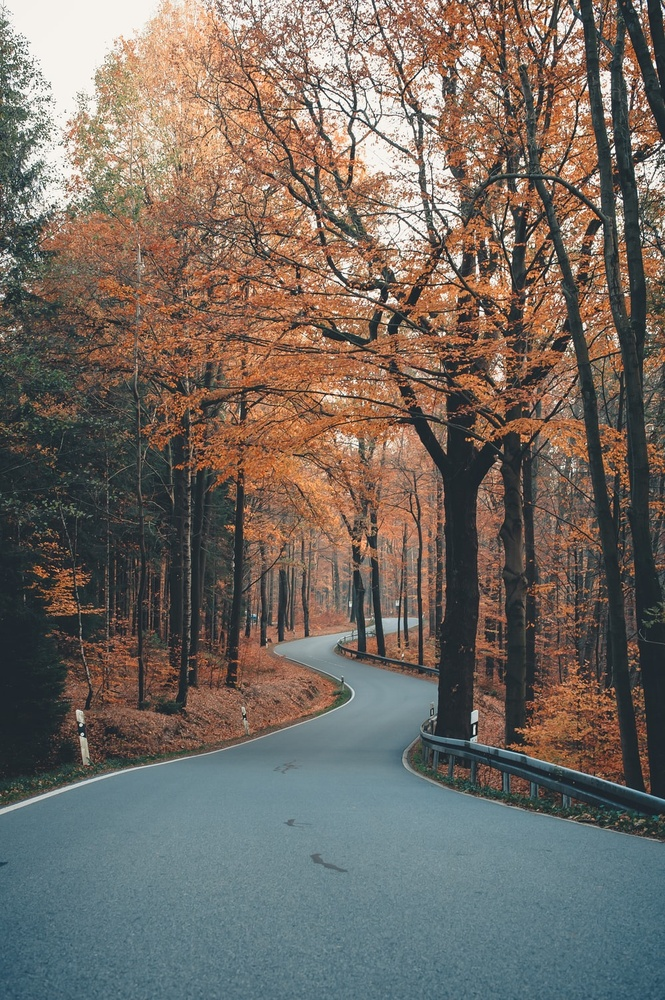
//> input picture OpenCVTest/opencvtest.jfif, 665 x 1000 px, shrunk from 1000 x 1503 before the run, given in place of the camera
$ ./Main   (built with g++ and OpenCV 4)
//> lines starting //> are read from the running program, lines starting //| are printed output that depends on the picture; after the words box and inside, x2 and y2 are one past the last pixel; in counts of white or black regions, pixels touching at a corner belong together
### OpenCVTest/filter.h
#pragma once
#include <iostream>
#include <opencv2/imgproc.hpp>
#include <opencv2/core.hpp>
#include <opencv2/calib3d.hpp>
#include <opencv2/opencv.hpp>


int greyscale(cv::Mat& src, cv::Mat& dst);

int blur5x5(cv::Mat& src, cv::Mat& dst);


int sobelX3x3(cv::Mat& src, cv::Mat& dst);
int sobelY3x3(cv::Mat& src, cv::Mat& dst);


int magnitude(cv::Mat& sx, cv::Mat& sy, cv::Mat& dst);;

### Project3/csv_util.h
/*
  Bruce A. Maxwell

  Utility functions for reading and writing CSV files with a specific format

  Each line of the csv file is a filename in the first column, followed by numeric data for the remaining columns
  Each line of the csv file has to have the same number of columns
 */

#ifndef CVS_UTIL_H
#define CVS_UTIL_H
#include <vector>

/*
  Given a filename, and image filename, and the image features, by
  default the function will append a line of data to the CSV format
  file.  If reset_file is true, then it will open the file in 'write'
  mode and clear the existing contents.

  The image filename is written to the first position in the row of
  data. The values in image_data are all written to the file as
  floats.

  The function returns a non-zero value in case of an error.
 */
int append_image_data_csv( char *filename, char *image_filename, std::vector<float> &image_data, int reset_file = 0 );


/*
  Given a file with the format of a string as the first column and
  floating point numbers as the remaining columns, this function
  returns the filenames as a std::vector of character arrays, and the
  remaining data as a 2D std::vector<float>.

  filenames will contain all of the image file names.
  data will contain the features calculated from each image.

  If echo_file is true, it prints out the contents of the file as read
  into memory.

  The function returns a non-zero value if something goes wrong.
 */
int read_image_data_csv( char *filename, std::vector<char *> &filenames, std::vector<std::vector<float>> &data, int echo_file = 0 );

#endif

### Project3/csv_util.cpp
/*
Bruce A. Maxwell

CS 5330 Computer Vision
Spring 2021

CPP functions for reading CSV files with a specific format
- first column is a string containing a filename or path
- every other column is a number

The function returns a std::vector of char* for the filenames and a 2D std::vector of floats for the data
*/

#include <cstdio>
#include <cstring>
#include <vector>
#include "opencv2/opencv.hpp"

/*
  reads a string from a CSV file. the 0-terminated string is returned in the char array os.

  The function returns false if it is successfully read. It returns true if it reaches the end of the line or the file.
 */
// [46 lines left out: functions getstring, getint, not called in this run]

/*
  Utility function for reading one float value from a CSV file

  The value is stored in the v parameter

  The function returns true if it reaches the end of a line or the file
 */
// [23 lines left out: function getfloat, not called in this run]

/*
  Given a filename, and image filename, and the image features, by
  default the function will append a line of data to the CSV format
  file.  If reset_file is true, then it will open the file in 'write'
  mode and clear the existing contents.

  The image filename is written to the first position in the row of
  data. The values in image_data are all written to the file as
  floats.

  The function returns a non-zero value in case of an error.
 */
// [32 lines left out: function append_image_data_csv, not called in this run]

/*
  Given a file with the format of a string as the first column and
  floating point numbers as the remaining columns, this function
  returns the filenames as a std::vector of character arrays, and the
  remaining data as a 2D std::vector<float>.

  filenames will contain all of the image file names.
  data will contain the features calculated from each image.

  If echo_file is true, it prints out the contents of the file as read
  into memory.

  The function returns a non-zero value if something goes wrong.
 */
int read_image_data_csv( char *filename, std::vector<char *> &filenames, std::vector<std::vector<float>> &data, int echo_file ) {
  FILE *fp;
  float fval;
  char img_file[256];

  fp = fopen(filename, "r");
  if( !fp ) {
    printf("Unable to open feature file\n");
    return(-1);
  }

  printf("Reading %s\n", filename);
  for(;;) {
    std::vector<float> dvec;


    // read the filename
    if( getstring( fp, img_file ) ) {
      break;
    }
    // printf("Evaluting %s\n", filename);

    // read the whole feature file into memory
    for(;;) {
      // get next feature
      float eol = getfloat( fp, &fval );
      dvec.push_back( fval );
      if( eol ) break;
    }
    // printf("read %lu features\n", dvec.size() );

    data.push_back(dvec);

    char *fname = new char[strlen(img_file)+1];
    strcpy(fname, img_file);
    filenames.push_back( fname );
  }
  fclose(fp);
  printf("Finished reading CSV file\n");

  if(echo_file) {
    for(int i=0;i<data.size();i++) {
      for(int j=0;j<data[i].size();j++) {
	printf("%.4f  ", data[i][j] );
      }
      printf("\n");
    }
    printf("\n");
  }

  return(0);
}

### Project3/Main.cpp
// OpenCVTest.cpp : This file contains the 'main' function. Program execution begins and ends there.
//

#include <iostream>
#include <opencv2/imgproc.hpp>
# include<opencv2/core.hpp>
#include <opencv2/calib3d.hpp>
#include <opencv2/opencv.hpp>
#include "csv_util.h"
#include "filter.h"


using namespace cv;

int threshold(cv::Mat& src, cv::Mat& dst);
int threshold2(cv::Mat& src, cv::Mat& dst);
String knn3(std::vector<char*> names, std::vector<std::vector<float>> features, std::vector<float> fVec);


// main function where an image is taken from the camera and is then processed.
int main(int argc, char* argv[]) {
    cv::VideoCapture* capdev;

    // open the video device
    capdev = new cv::VideoCapture(1);
    if (!capdev->isOpened()) {
        printf("Unable to open video device\n");
        return(-1);
    }

    // get some properties of the image
    cv::Size refS((int)capdev->get(cv::CAP_PROP_FRAME_WIDTH),
        (int)capdev->get(cv::CAP_PROP_FRAME_HEIGHT));
    printf("Expected size: %d %d\n", refS.width, refS.height);

    //cv::namedWindow("Video", 1); // identifies a window
    cv::Mat frame;


    for (;;) {


        *capdev >> frame; // get a new frame from the camera, treat as a stream
//> frame is the input picture: 1000 rows x 665 cols, CV_8UC3; mean B, G, R 98.4, 106.1, 114.6

        if (frame.empty()) {
            printf("frame is empty\n");
            break;
        }

        // [14 lines of commented-out code are left out]


        cvtColor(frame, frame, COLOR_BGR2GRAY);
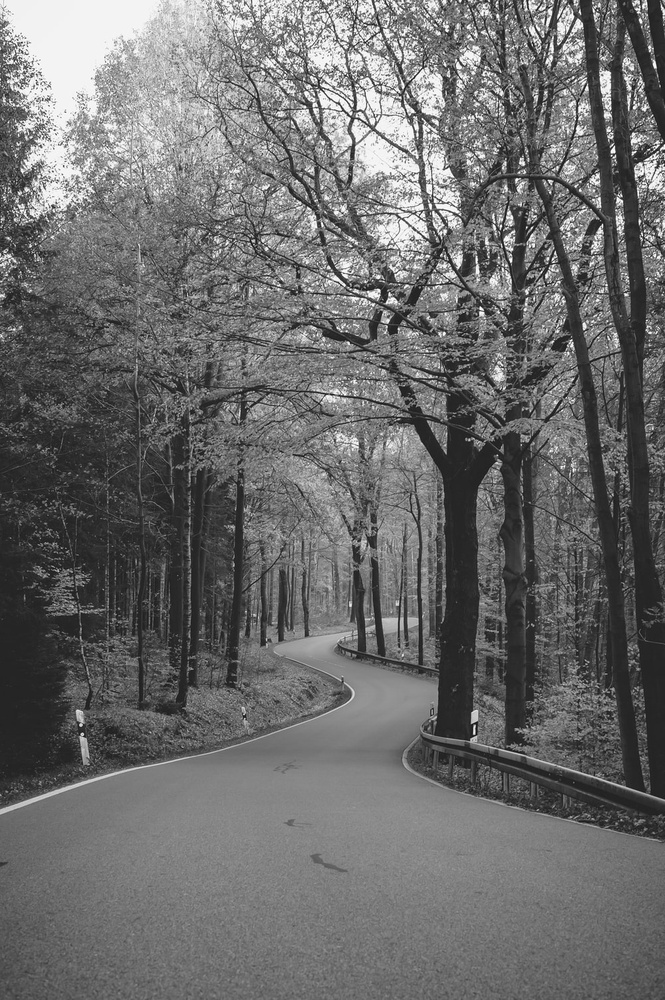
//> frame: 1000 rows x 665 cols, CV_8UC1; min 5, max 255, mean 107.8
        threshold2(frame, frame);
//> after the loop in threshold2, `for (int r = 0; r < src.rows; ++r)`:
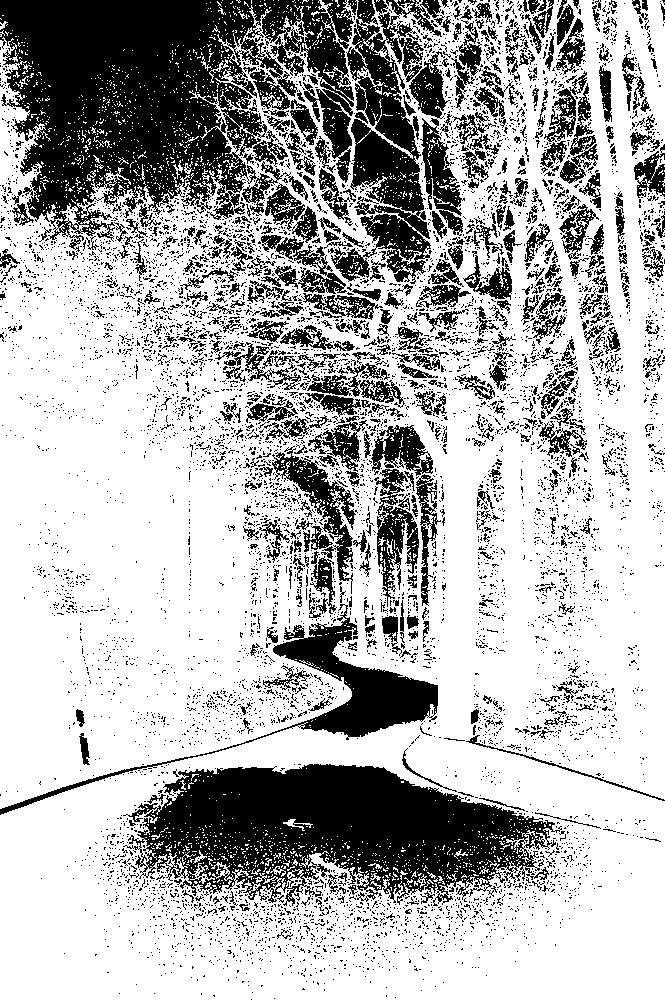
//> dst: 1000 rows x 665 cols, CV_8UC1; 70% white; 7708 black regions (7185 under 20 px), largest, box (x1, y1, x2, y2) and area: (0, 0, 354, 252) 52823, (123, 764, 562, 906) 36092, (328, 0, 442, 284) 13791

        erode(frame, frame, Mat());
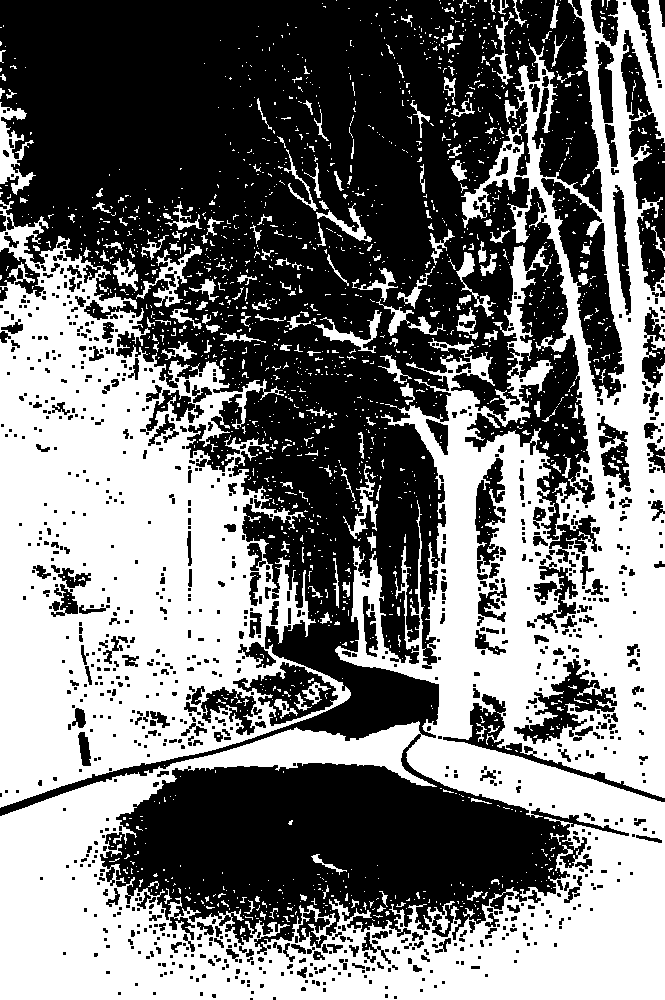
//> frame: 1000 rows x 665 cols, CV_8UC1; 46.7% white; 1881 white regions (1683 under 20 px), largest, box (x1, y1, x2, y2) and area: (0, 0, 665, 1000) 182822, (0, 200, 351, 808) 103955, (0, 102, 36, 195) 1334
        dilate(frame, frame, Mat());


        dilate(frame, frame, Mat());
        erode(frame, frame, Mat());
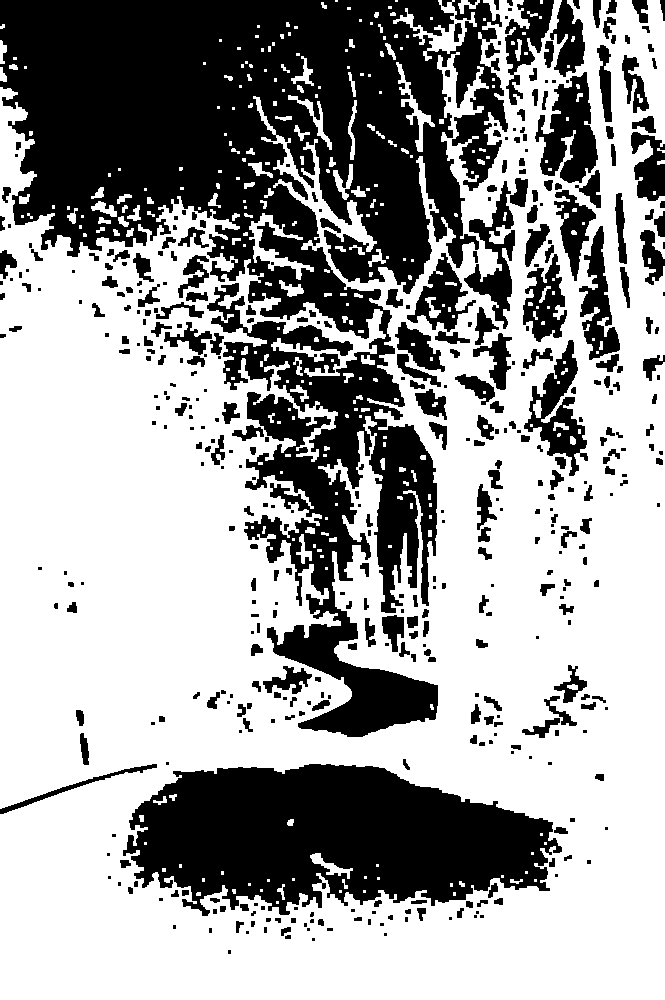
//> frame: 1000 rows x 665 cols, CV_8UC1; 62.5% white; 455 black regions (168 under 20 px)

        //imshow("2", frame);


        //threshold(frame,frame);


        Mat out;


        Mat stats, centroids;
        int nLabels = connectedComponentsWithStats(frame, out,stats,centroids);
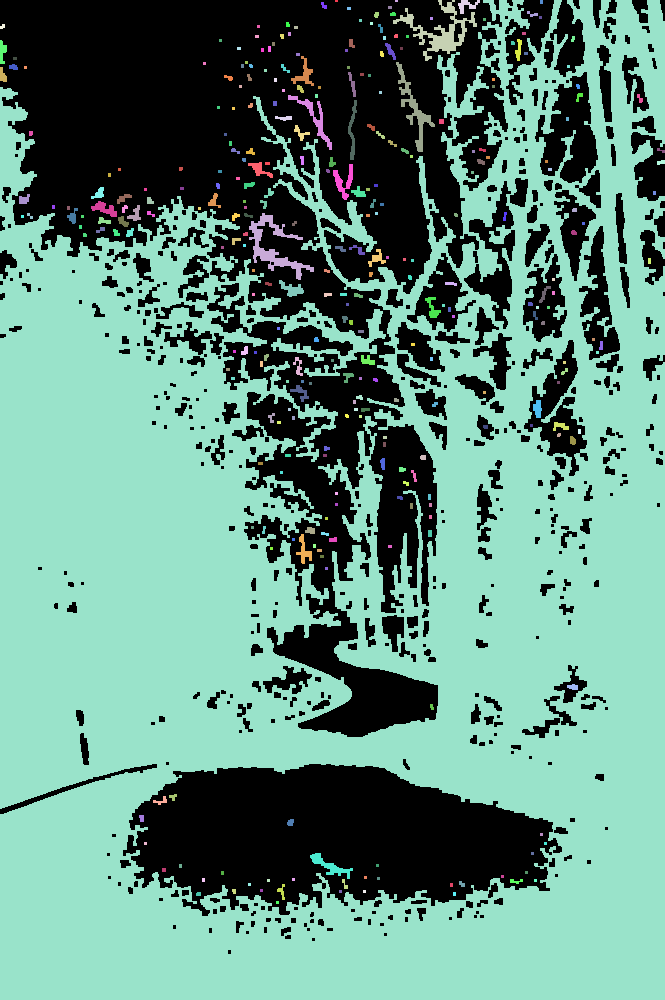
//> out: 1000 rows x 665 cols, CV_32SC1; 321 distinct labels, from 0 to 320; one colour per label, 0 black
//> stats = 321 rows, first 6: [0, 0, 665, 954, 249459], [335, 0, 3, 2, 6], [395, 0, 3, 2, 6], [393, 0, 84, 61, 1262], [458, 0, 22, 14, 135], [0, 0, 665, 1000, 402805]; centroids = 321 pairs, first value 2.12 to 660.5, second value 0.5 to 902; nLabels = 321


        Mat comps;
        normalize(out, comps, 0, 255, NORM_MINMAX, CV_8U);
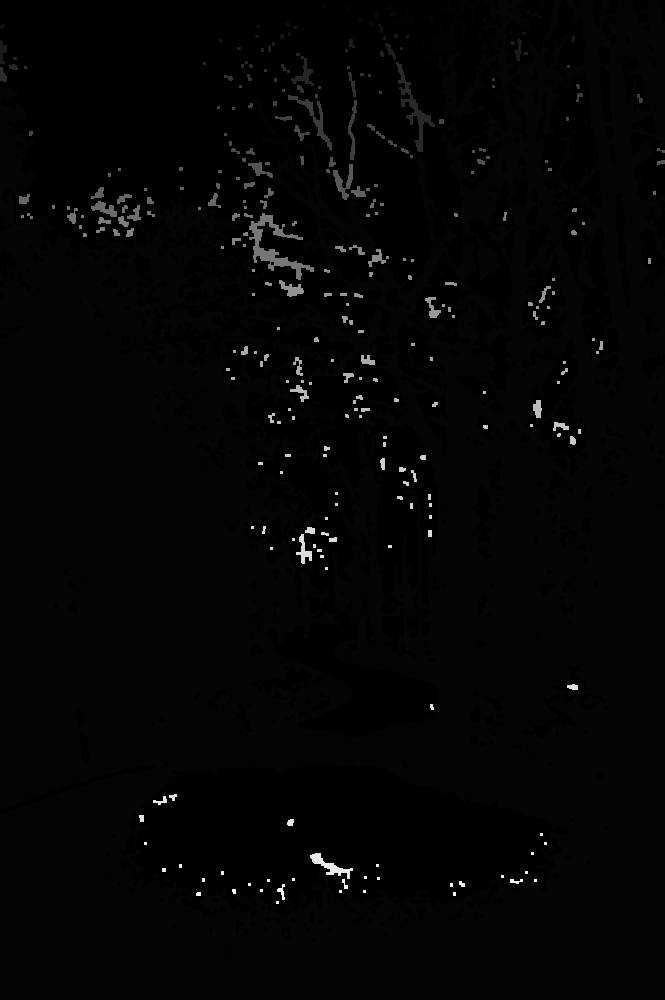
//> comps: 1000 rows x 665 cols, CV_8UC1; min 0, max 255, mean 4.5
        Mat seeMyLabels;

        //imwrite("C:\\Users\\karth\\Downloads\\project3.bmp", comps);

        //applyColorMap(comps, seeMyLabels, COLORMAP_JET);

        //imshow("3", seeMyLabels);

        Moments m = moments(comps);
//> m = moments, m00 2962948, centre m10/m00, m01/m00 = (331.1, 498.6)
        double huMoments[7];
        HuMoments(m, huMoments);
//> huMoments = [0.035, 0.000178, 1.74e-07, 1.16e-06, 5.19e-13, 1.52e-08, -1.01e-14]
        for (int i = 0; i < 7; i++) {
                huMoments[i] = -1 * copysign(1.0, huMoments[i]) * log10(abs(huMoments[i]));
        }


        //for (int i = 0; i < 7; i++) {
        //    //std::cout << i << ":" << huMoments[i] << "|" << "\n";
        //}

        std::vector<std::vector<cv::Point> > contours;
        findContours(comps.clone(), contours, RETR_CCOMP, CHAIN_APPROX_SIMPLE);
//> contours = 758 contours, 357 with area under 20; largest, box (x1, y1, x2, y2) and area: (0, 0, 665, 1000) 490088, (122, 763, 563, 917) 47388, (534, 71, 599, 184) 4336, (523, 339, 588, 477) 3788, (463, 180, 516, 330) 3022
        sort(contours.begin(), contours.end(), [](const  std::vector<Point>& c1, const  std::vector<Point>& c2) {
            return contourArea(c1, false) < contourArea(c2, false);
            });
        float ar = 0;
        float area = 0;

        if (!contours.empty()) {
            RotatedRect rec = minAreaRect(contours.back());
//> rec = centre (332, 499.5), size (999, 664), angle -90
            Point2f vertices[4];
            rec.points(vertices);
//> vertices = 4 Points (x, y): [664, 999], [0, 999], [0, 0], [664, 0]
            for (int i = 0; i < 4; i++)
                line(comps, vertices[i], vertices[(i + 1) % 4], Scalar(0, 255, 0), 2);
//> comps: 1000 rows x 665 cols, CV_8UC1; 0.77% of pixels changed, all inside (x1, y1, x2, y2) = (0, 0, 665, 1000)
            Rect brect = rec.boundingRect();
//> brect = Rect(-1, 0, 666, 1000)
            rectangle(comps, brect, Scalar(255, 0, 0), 2);
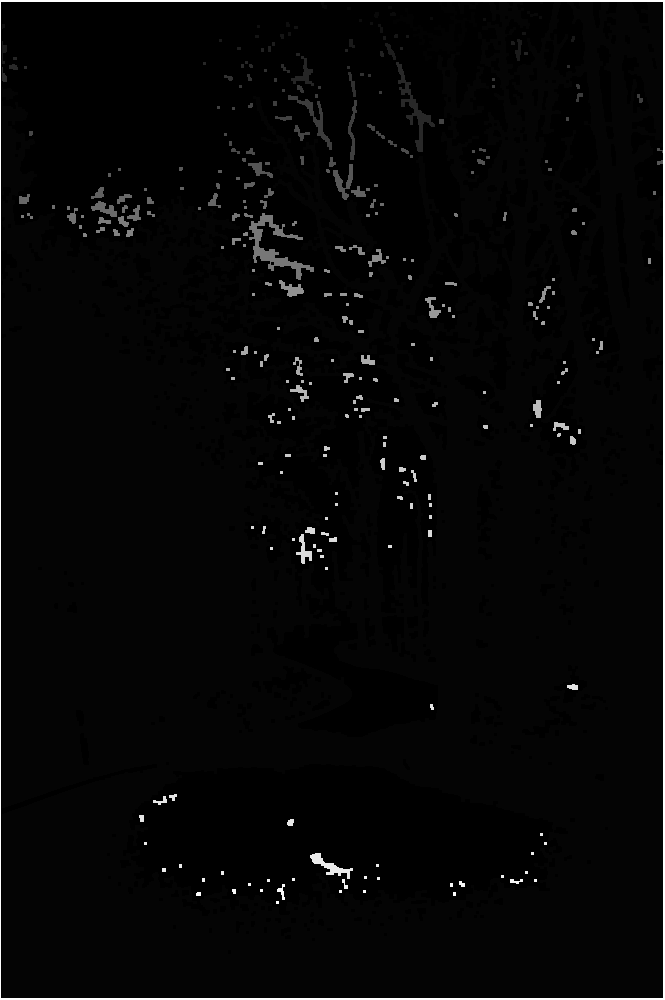
//> comps: 1000 rows x 665 cols, CV_8UC1; min 0, max 255, mean 6.6


            ar = brect.width / brect.height;
//> ar = 0
            area = brect.area();
//> area = 666000
        }

        float maxArea = 0;
        for (int i = 1; i < nLabels; ++i) { //label  0 is the background
            if ((stats.at<int>(i, CC_STAT_AREA)) > maxArea) {
                maxArea = stats.at<int>(i, CC_STAT_AREA);

            }
        }
//> this loop made 320 passes
//> maxArea on passes 3, 5: 1262, 402805
//> after the loop, maxArea = 402805

        float areaPercent = maxArea / area;
//> areaPercent = 0.605

        String name = "data";

        std::vector<double> dataVector(huMoments, huMoments + sizeof huMoments / sizeof huMoments[0]);
//> dataVector = [1.46, 3.75, 6.76, 5.94, 12.28, 7.82, -14]
        std::vector<float> fVec(dataVector.begin(), dataVector.end());
//> fVec = [1.46, 3.75, 6.76, 5.94, 12.28, 7.82, -14]
        fVec.push_back(ar);
//> fVec = [1.46, 3.75, 6.76, 5.94, 12.28, 7.82, -14, 0]
        fVec.push_back(areaPercent);
//> fVec = [1.46, 3.75, 6.76, 5.94, 12.28, 7.82, -14, 0, 0.605]

        std::vector<char*> names;
        std::vector<std::vector<float>> features;

        read_image_data_csv(&name[0], names, features);

//> (the run ends here: the program crashes, at `String closestI = names[0];`)
